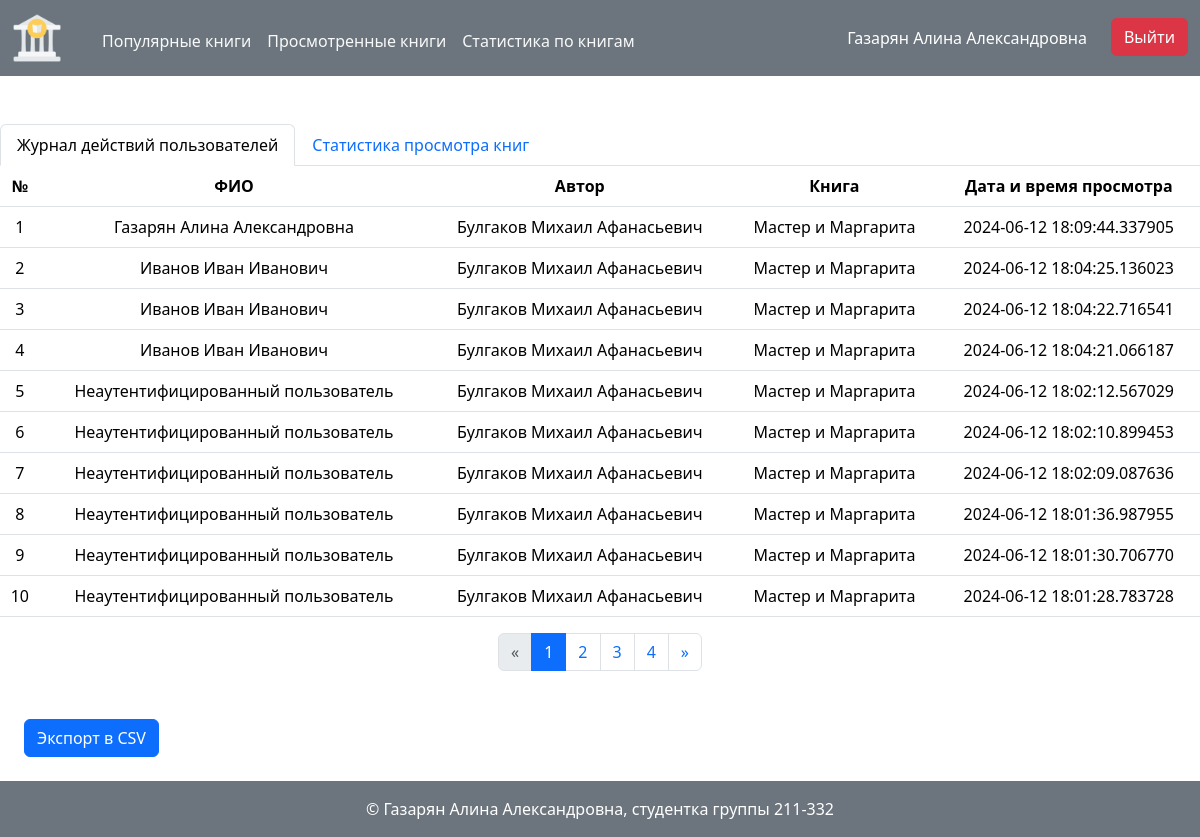
The page /history/users_activity (signed in) on the database as committed earlier.
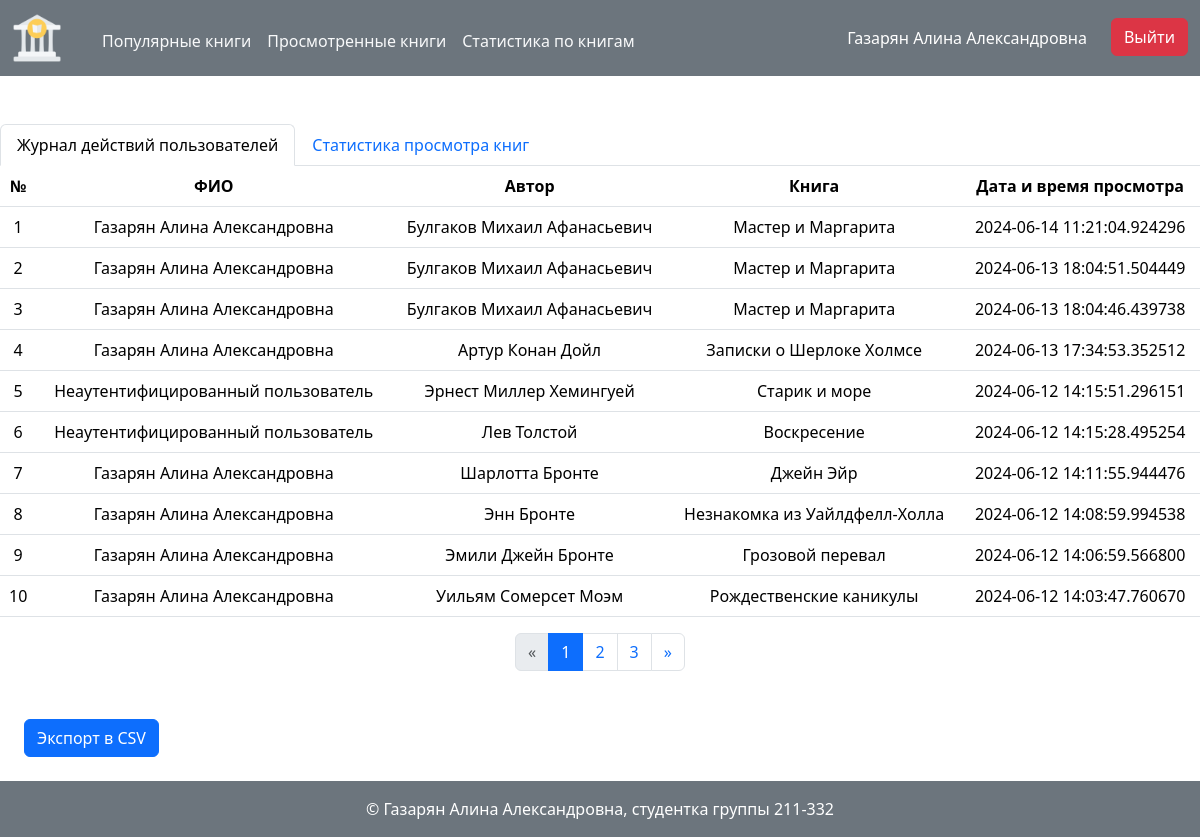
The same page on the database as committed later.
### models.py (models this page shows, shortened)
class Book(db.Model):
    __tablename__='books'
    id: Mapped[int]=mapped_column(primary_key=True)
    name: Mapped[str]=mapped_column(String(100), unique=True)
    short_desc: Mapped[str]=mapped_column(Text, nullable=False)
    year: Mapped[int]=mapped_column(String(10), nullable=False)
    publisher: Mapped[str]=mapped_column(String(100), nullable=False)
    author: Mapped[str]=mapped_column(String(100), nullable=False)
    volume: Mapped[int]=mapped_column(nullable=False)
    cover_id: Mapped[int]=mapped_column(ForeignKey('images.id'))
    review_of_book: Mapped[List['Review']]=relationship(back_populates='book', cascade='all, delete')
    history_of_book: Mapped[List['History']]=relationship(back_populates='book', cascade='all, delete')

class History(db.Model):
    __tablename__ = 'histories'
    id: Mapped[int]=mapped_column(primary_key=True)
    created_at: Mapped[datetime]=mapped_column(default=datetime.now)
    book_id: Mapped[int]=mapped_column(ForeignKey('books.id'))
    book: Mapped['Book']=relationship(back_populates="history_of_book")
    user_id: Mapped[int]=mapped_column(ForeignKey('users.id'))
    user: Mapped['User']=relationship(back_populates="user_actions_history")

### history.py (the view)
@bp.route('/users_activity')
@login_required
@permission_check('check_logs')
def users_activity():
    session['save_input_data'] = {}
    all_records = History.query.order_by(History.created_at.desc())
    records = all_records
    page = request.args.get('page', 1, type=int)
    pagination = records.paginate(page=page, per_page=PER_PAGE)
    records = pagination.items
    data = list()
    all_data = list()
    for record in all_records:
        all_data.append({
            'author': record.book.author,
            'name': record.book.name,
            'created_at': record.created_at
        })
        if record.user == None:
            all_data[len(all_data) - 1]['full_name'] = 'Неаутентифицированный пользователь'
        else:
            all_data[len(all_data) - 1]['full_name'] = record.user.full_name
    for record in records:
        data.append({
            'author': record.book.author,
            'name': record.book.name,
            'created_at': record.created_at
        })
        if record.user == None:
            data[len(data) - 1]['full_name'] = 'Неаутентифицированный пользователь'
        else:
            data[len(data) - 1]['full_name'] = record.user.full_name
    if request.args.get('download_csv_file'):
        f = make_file(all_data, ['full_name', 'author', 'name', 'created_at'])
        return send_file(f, mimetype='text/csv', as_attachment=True, download_name='users_activity.csv')
    return render_template(
        'history/users_activity.html',
        pagination=pagination,
        data=data
    )

### auth.py (called while the page is built)
def load_user(user_id):
    user = db.session.execute(db.select(User).filter_by(id=user_id)).scalar()
    return user

def permission_check(action):
    def decor(function):
        @functools.wraps(function)
        def wrapper(*args, **kwargs):
            user_id = kwargs.get('user_id')
            user = None
            if user_id:
                user = load_user(user_id)
            if not current_user.can(action, user):
                flash('У вас недостаточно прав для выполнения данного действия', 'warning')
                return redirect(url_for('index'))
            return function(*args, **kwargs)
        return wrapper
    return decor

### models.py (called while the page is built)
    @property
    def full_name(self):
        return ' '.join([self.last_name, self.first_name, self.middle_name or ''])

    @property
    def is_admin(self):
        return self.role.name == 'Администратор'

    def can(self, action, record = None):
        users_policy = UsersPolicy(record)
        method = getattr(users_policy, action, None)
        return method() if method else False

### users_policy.py (called while the page is built)
    def check_logs(self):
        return current_user.is_admin

### templates/history/users_activity.html
{% extends 'history/base.html' %}
{% from 'pagination.html' import render_pagination %}
{% block tab_content %}
<table class="table">
    <thead>
        <tr>
            <th>№</th>
            <th>ФИО</th>
            <th>Автор</th>
            <th>Книга</th>
            <th>Дата и время просмотра</th>
        </tr>
    </thead>
    <tbody>
        {% for item in data %}
            <tr>
                <td>
                    {{loop.index + ((pagination.page - 1) * pagination.per_page)}}
                </td>
                <td>
                    {{ item.get('full_name') }}
                </td>
                <td>
                    {{ item.get('author') }}
                </td>
                <td>
                    {{ item.get('name') }}
                </td>
                <td>
                    {{ item.get('created_at') }}
                </td>
            </tr>
        {% endfor %}
    </tbody>
</table>
<div class="mb-5">
    {{ render_pagination(pagination, request.endpoint) }}
</div>
{% if data | length != 0 %}
    <a class="btn btn-primary ms-4 mb-4" href="{{ url_for('history.users_activity', download_csv_file=True) }}">Экспорт в CSV</a>
{% endif %}
{% endblock %}

Rows that differ between the two databases and show on the page:
no longer on one of the page's lists (row unchanged): Book: get "Булгаков Михаил Афанасьевич", get "Мастер и Маргарита", get "2024-06-12 18:04:21.066187", get "2024-06-12 18:02:12.567029", get "2024-06-12 18:02:10.899453", get "2024-06-12 18:02:09.087636", get "2024-06-12 18:01:36.987955", get "2024-06-12 18:01:30.706770", get "2024-06-12 18:01:28.783728"
changed through a linked row, Book "Булгаков Михаил Афанасьевич": get "2024-06-12 18:09:44.337905" → "2024-06-14 11:21:04.924296"; get "Иванов Иван Иванович" → "Газарян Алина Александровна"; get "2024-06-12 18:04:25.136023" → "2024-06-13 18:04:51.504449"; get "2024-06-12 18:04:22.716541" → "2024-06-13 18:04:46.439738"
now on this page (row unchanged): Book: get "Газарян Алина Александровна", get "Артур Конан Дойл", get "Записки о Шерлоке Холмсе", get "2024-06-13 17:34:53.352512"
added Book: get "Неаутентифицированный пользователь", get "Эрнест Миллер Хемингуей", get "Старик и море", get "2024-06-12 14:15:51.296151"
added Book: get "Неаутентифицированный пользователь", get "Лев Толстой", get "Воскресение", get "2024-06-12 14:15:28.495254"
added Book: get "Газарян Алина Александровна", get "Шарлотта Бронте", get "Джейн Эйр", get "2024-06-12 14:11:55.944476"
added Book: get "Газарян Алина Александровна", get "Энн Бронте", get "Незнакомка из Уайлдфелл-Холла", get "2024-06-12 14:08:59.994538"
added Book: get "Газарян Алина Александровна", get "Эмили Джейн Бронте", get "Грозовой перевал", get "2024-06-12 14:06:59.566800"
added Book: get "Газарян Алина Александровна", get "Уильям Сомерсет Моэм", get "Рождественские каникулы", get "2024-06-12 14:03:47.760670"
Other text that changed with them:
list line gone: "4"
